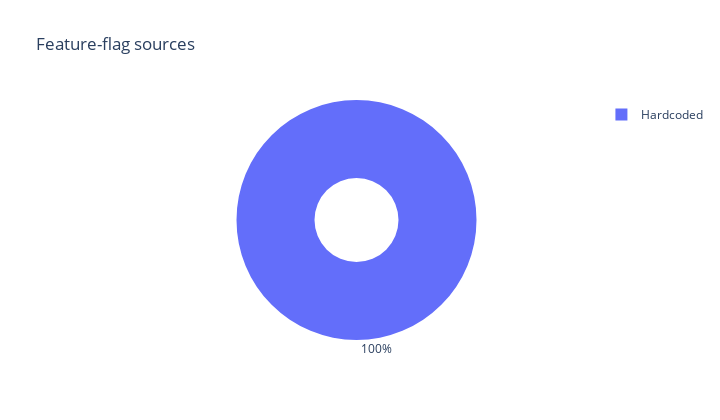

The cell this chart's notebook holds for it:
### Markdown cell above
## 3) Feature flags — sources (Hardcoded vs @Value)

### Code cell
path = os.path.join(CONF_DIR, "Feature_Flags.csv")
df_flags = read_csv_safe(path)
display(df_flags.head(10))

if not df_flags.empty:
    c_src = pick_col(df_flags, ["source","origin"], kind=None)
    if c_src:
        counts = labelize_na(df_flags[c_src]).value_counts().reset_index()
        counts.columns = ["source", "count"]
        fig = px.pie(counts, names="source", values="count", hole=0.35,
                     title="Feature-flag sources")
        fig.update_layout(width=720, height=420)
        fig.update_traces(textposition="outside")
        fig.show()
    else:
        print("[info] No 'source' column — skipping pie.")
else:
    print("[info] Feature_Flags.csv missing or empty.")

### Figure 1 — Plotly figure (JSON) as saved in the notebook; plotly's stock layout.template omitted (floating-point values rounded to 4 significant figures)
{"data": [{"domain": {"x": [0, 1], "y": [0, 1]}, "hole": 0.35, "hovertemplate": "source=%{label}<br>count=%{value}<extra></extra>", "labels": ["Hardcoded"], "legendgroup": "", "name": "", "showlegend": true, "textposition": "outside", "type": "pie", "values": [2935]}], "layout": {"height": 420, "legend": {"tracegroupgap": 0}, "title": {"text": "Feature-flag sources"}, "width": 720}}
